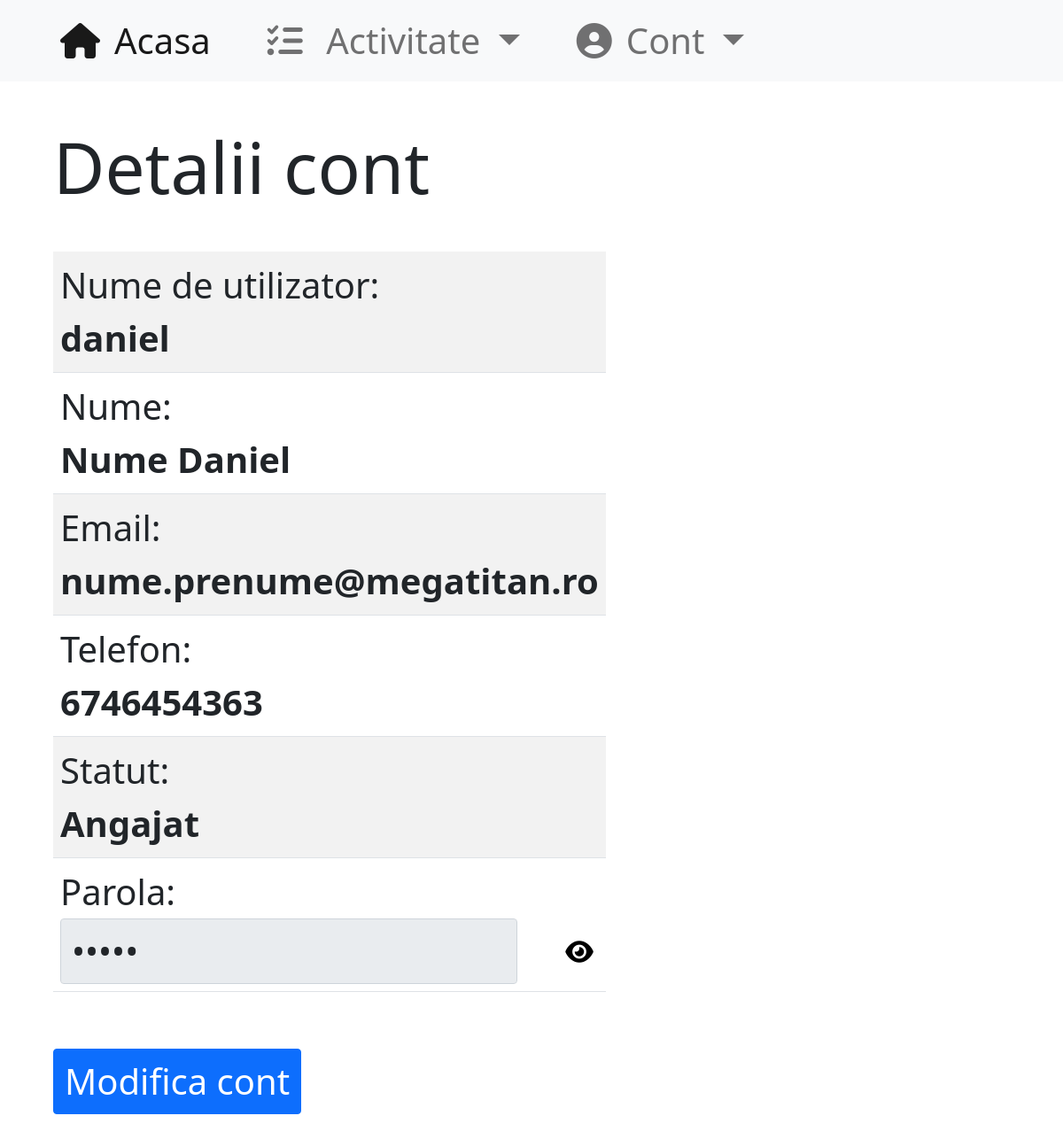
The app's page /detalii/daniel (signed in), older data.
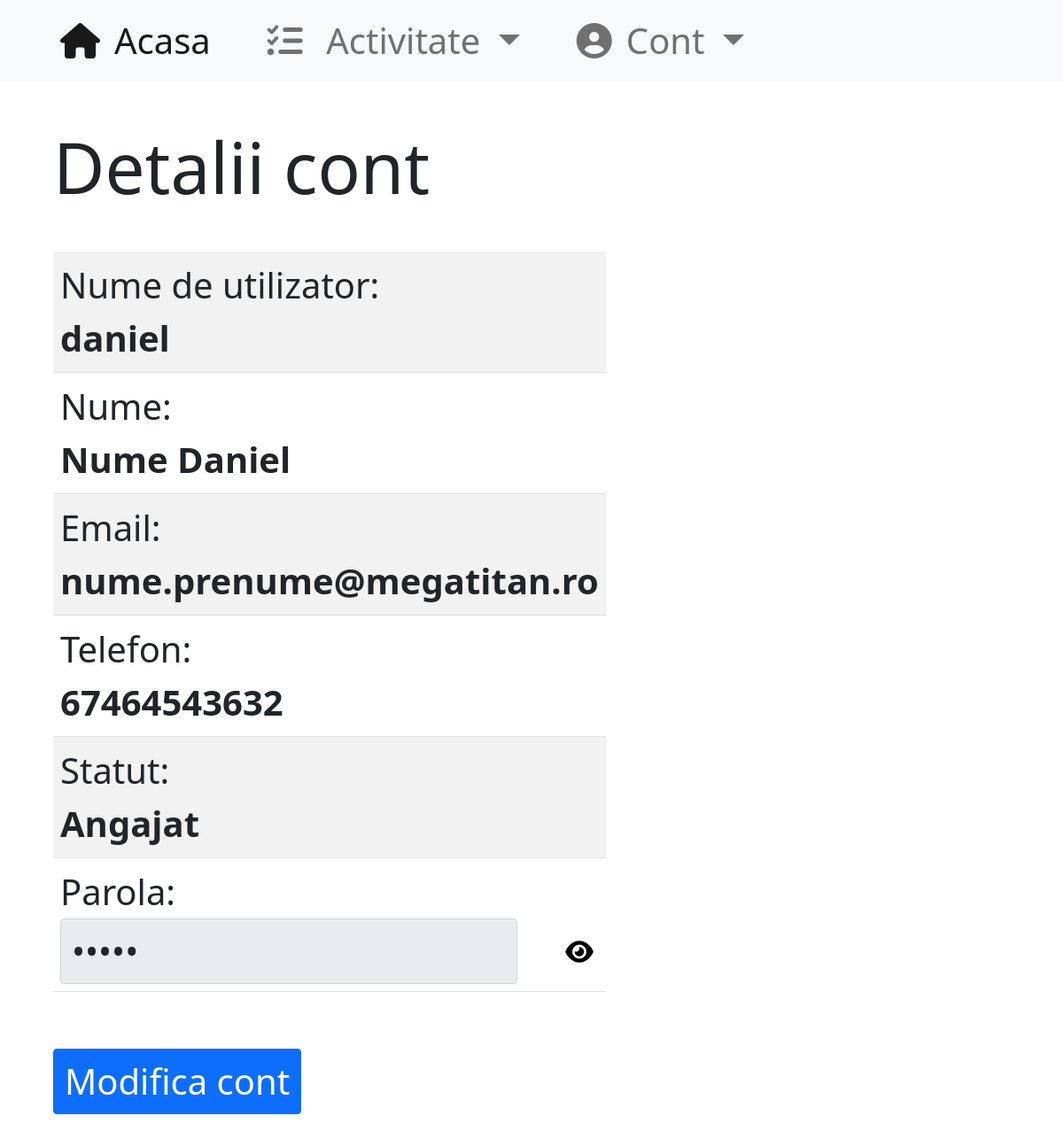
The same page, newer data.
### main/models.py (models this page shows, shortened)
class User(AbstractUser):
    nume = models.CharField(blank=False, max_length=50, default="Angajat")
    email = models.EmailField(blank=True, null=False)
    telefon = models.CharField(blank=True, null=False, default='0'*10, max_length=15)
    role = models.CharField(blank=False, default="Angajat", max_length=20)
    class Meta:
        verbose_name='Utilizator'
        verbose_name_plural='Utilizatori'

### main/views.py (the view, shortened to what this page needs)
# urls.py: path("detalii", login_required(views.detalii), name="detalii"),
def detalii(request, username=None):
    user = request.user
    if username is not None and (user.role == "Manager" or user.role == "Admin"):
        user = models.User.objects.get(username=username)
    elif username is not None:
        return redirect('detalii')
    return render(request, 'detalii.html', {"userdata": user})

### main/templatetags/mytags.py (called while the page is built)
@register.filter(name='role_at_least')
def role_at_least(user, name):
    priorit = {
        "Angajat": 1,
        "Viewer": 2,
        "Manager": 3,
        "Admin": 4,
    }
    if not user.is_authenticated:
        return False
    if name in priorit.keys():
        return priorit[user.role] >= priorit[name]
    return False

### templates/detalii.html (shortened to what this page needs)
{% extends 'base.html' %}
{% block content %}
<div class="container-fluid m-5 fs-1 w-auto">
    <h1 class="my-5" style="font-size: 200%">Detalii cont</h1>
    <table class="table table-striped table-hover w-50">
      <tr>
          <th> <span class="fw-normal"> Nume de utilizator:</span><br> {{ userdata.username }}</th>
      </tr>
        <tr>
          <th> <span class="fw-normal">Nume:</span><br>{{ userdata.nume }} </th>
      </tr>
        <tr>
          <th> <span class="fw-normal">Email:</span><br>{{ userdata.email }} </th>
      </tr>
        <tr>
          <th> <span class="fw-normal">Telefon:</span><br>{{ userdata.telefon }} </th>
      </tr>
        <tr>
          <th> <span class="fw-normal">Statut:</span><br>{{ userdata.role }} </th>
      </tr>
        <tr>
          <th>
              <span class="fw-normal">Parola:</span><br>
              <div class="d-flex flex-row">
                <input type="password" id='inputPwd' class="form-control fs-1 me-5" value="{{ userdata.password }}" disabled>
                <button onclick="toogleViewPwd()" class="fs-3 border-0" style="background-color: transparent" id="btnPwd"> <i class="fa-solid fa-eye"></i> </button>
              </div>
          </th>
      </tr>
    </table>
    <button class="btn btn-primary fs-1 mt-5" onclick="toogleViewModif()"> Modifica cont </button>
            {% load mytags %}
</div>
{% endblock %}

Row changes from the older to the newer data that the page shows:
changed User "daniel": telefon "6746454363" → "67464543632"
